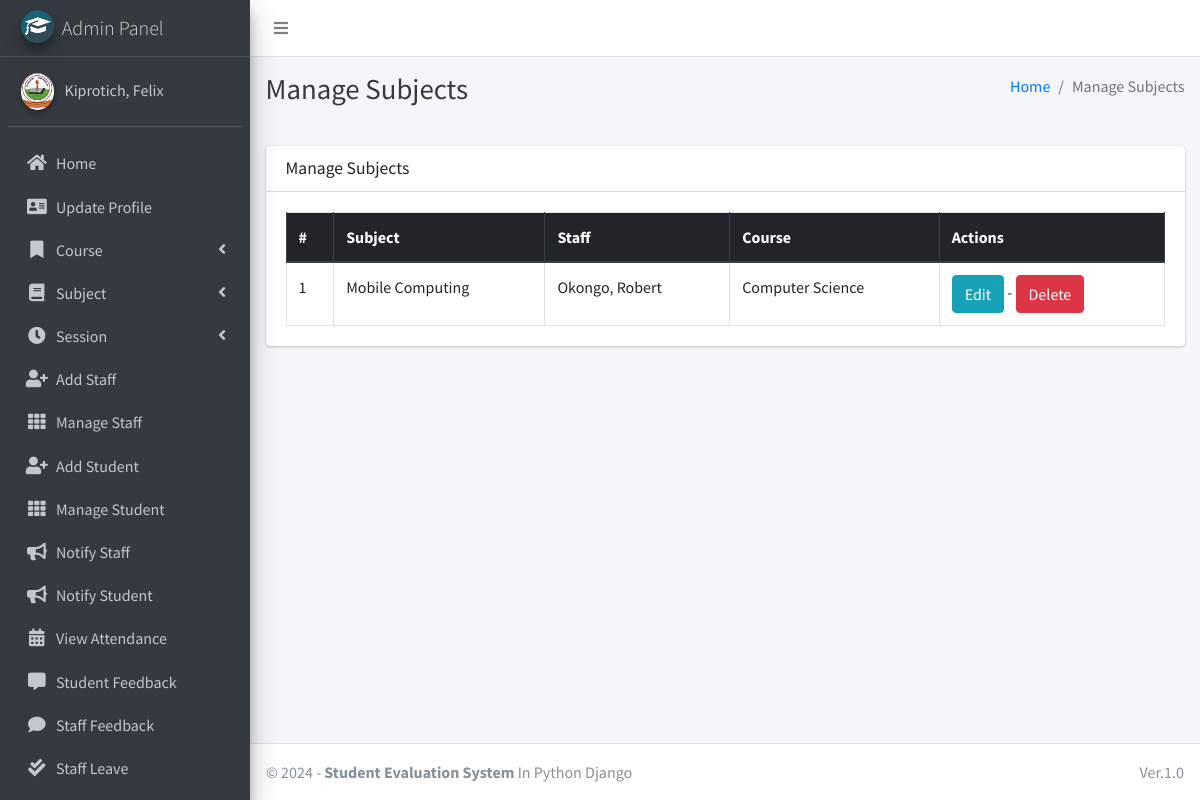
The app's page /subject/manage/ (signed in) with its own data.
### main_app/models.py (models this page shows, shortened)
class CustomUser(AbstractUser):
    USER_TYPE = ((1, "HOD"), (2, "Staff"), (3, "Student"))
    GENDER = [("M", "Male"), ("F", "Female")]
    username = None  # Removed username, using email instead
    email = models.EmailField(unique=True)
    user_type = models.CharField(default=1, choices=USER_TYPE, max_length=1)
    gender = models.CharField(max_length=1, choices=GENDER)
    profile_pic = models.ImageField()
    address = models.TextField()
    fcm_token = models.TextField(default="")  # For firebase notifications
    created_at = models.DateTimeField(auto_now_add=True)
    updated_at = models.DateTimeField(auto_now=True)
    USERNAME_FIELD = "email"
    REQUIRED_FIELDS = []
    objects = CustomUserManager()
    def __str__(self):
        return self.last_name + ", " + self.first_name

class Subject(models.Model):
    name = models.CharField(max_length=120)
    staff = models.ForeignKey(Staff,on_delete=models.CASCADE,)
    course = models.ForeignKey(Course, on_delete=models.CASCADE)
    updated_at = models.DateTimeField(auto_now=True)
    created_at = models.DateTimeField(auto_now_add=True)

class Staff(models.Model):
    course = models.ForeignKey(Course, on_delete=models.DO_NOTHING, null=True, blank=False)
    admin = models.OneToOneField(CustomUser, on_delete=models.CASCADE)

class Course(models.Model):
    name = models.CharField(max_length=120)
    created_at = models.DateTimeField(auto_now_add=True)
    updated_at = models.DateTimeField(auto_now=True)

### main_app/hod_views.py (the view)
# urls.py: path("subject/manage/", hod_views.manage_subject, name='manage_subject'),
def manage_subject(request):
    subjects = Subject.objects.all()
    context = {
        'subjects': subjects,
        'page_title': 'Manage Subjects'
    }
    return render(request, "hod_template/manage_subject.html", context)

### main_app/templates/hod_template/manage_subject.html
{% extends 'main_app/base.html' %}
{% load static %}
{% block page_title %}{{page_title}}{% endblock page_title %}
{% block content %}
<section class="content">
    <div class="container-fluid">
        <div class="row">
            <div class="col-md-12">
                <div class="card">
                    <div class="card-header">
                        <h3 class="card-title">{{page_title}}</h3>
                    </div>
                    <div class="card-body">
                        <table id="example2" class="table table-bordered table-hover">
                            <thead class="thead-dark">
                                <tr>
                                    <th>#</th>
                                    <th>Subject</th>
                                    <th>Staff</th>
                                    <th>Course</th>
                                    <th>Actions</th>
                                </tr>
                            </thead>
                            <tbody>
                                {% for subject in subjects %}
                                <tr>
                                    <td>{{ forloop.counter }}</td>
                                    <td>{{subject.name}}</td>
                                    <td>{{subject.staff.admin}}</td>
                                    <td>{{subject.course.name}}</td>
                                    <td>
                                        <a href="{% url 'edit_subject' subject.id %}" class="btn btn-info">Edit</a> -
                                        <a href="{% url 'delete_subject' subject.id %}" onclick="return confirm('Are you sure you want to delete this ?')" class="btn btn-danger">Delete</a>
                                    </td>
                                </tr>
                                {% endfor %}
                            </tbody>
                        </table>
                    </div>
                </div>
            </div>
        </div>
    </div>
</section>
{% endblock content %}

### main_app/templates/main_app/sidebar_template.html (shortened to what this page needs)
{% load static %}
<aside class="main-sidebar sidebar-dark-info elevation-4">
    {% if request.user.user_type == '1' %}
    <a href="{% url 'admin_home' %}" class="brand-link">
        <img src="{% static 'dist/img/cmsl.png' %} " alt="AdminLTE Logo"
            class="brand-image img-circle elevation-3" >
        <span class="brand-text font-weight-light">Admin Panel</span>
    </a>
    <div class="sidebar">
        <div class="user-panel mt-3 pb-3 mb-3 d-flex">
            <div class="image">
                <img src="{{ request.user.profile_pic}}" class="img-circle elevation-2" alt="User Image">
            </div>
            <div class="info">
                <a href="#" class="d-block">{{user}}</a>
            </div>
        </div>
        <nav class="mt-2">
            <ul class="nav nav-pills nav-sidebar flex-column" data-widget="treeview" role="menu" data-accordion="false">
                <li class="nav-item">
                    {% url 'admin_home' as admin_home %}
                    <a href="{{admin_home}}" class="nav-link {% if admin_home == request.path %} active {% endif %}">
                        <i class="nav-icon fas fa-home"></i>
                        <p>
                            Home
                        </p>
                    </a>
                </li>
                <li class="nav-item">
                    {% url 'admin_view_profile' as admin_view_profile %}
                    <a href="{{admin_view_profile}}"
                        class="nav-link {% if admin_view_profile == request.path %} active {% endif %}">
                        <i class="nav-icon fas fa-address-card"></i>
                        <p>
                            Update Profile
                        </p>
                    </a>
                </li>
                <li class="nav-item has-treeview">
                    <a href="#" class="nav-link">
                        <i class="nav-icon fas fa-bookmark"></i>
                        <p>
                            Course
                            <i class="fas fa-angle-left right"></i>
                        </p>
                    </a>
                </li>
                <li class="nav-item has-treeview">
                    <a href="#" class="nav-link">
                        <i class="nav-icon fas fa-book"></i>
                        <p>
                            Subject
                            <i class="fas fa-angle-left right"></i>
                        </p>
                    </a>
                </li>
                <li class="nav-item has-treeview">
                    <a href="#" class="nav-link">
                        <i class="nav-icon fas fa-clock"></i>
                        <p>
                            Session
                            <i class="fas fa-angle-left right"></i>
                        </p>
                    </a>
                </li>
                <li class="nav-item">
                    {% url 'add_staff' as add_staff %}
                    <a href="{{add_staff}}" class="nav-link {% if add_staff == request.path %} active {% endif %}">
                        <i class="nav-icon fas fa-user-plus"></i>
                        <p>
                            Add Staff
                        </p>
                    </a>
                </li>
                <li class="nav-item">
                    {% url 'manage_staff' as manage_staff %}
                    {% url 'edit_staff' staff_id as edit_staff %}
                    <a href="{{manage_staff}}"
                        class="nav-link {% if manage_staff == request.path or request.path == edit_staff %} active {% endif %}">
                        <i class="nav-icon fas fa-th"></i>
                        <p>
                            Manage Staff
                        </p>
                    </a>
                </li>
                <li class="nav-item">
                    {% url 'add_student' as add_student%}
                    <a href="{{add_student}}" class="nav-link  {% if add_student == request.path %} active {% endif %}">
                        <i class="nav-icon fas fa-user-plus"></i>
                        <p>
                            Add Student
                        </p>
                    </a>
                </li>
                <li class="nav-item">
                    {% url 'manage_student' as manage_student %}
                    {% url 'edit_student' student_id as edit_student %}
                    <a href="{{manage_student}}"
                        class="nav-link  {% if edit_student == request.path or manage_student == request.path %} active {% endif %}">
                        <i class="nav-icon fas fa-th"></i>
                        <p>
                            Manage Student
                        </p>
                    </a>
                </li>
                <li class="nav-item">
                    {% url 'admin_notify_staff' as admin_notify_staff %}
                    <a href="{{admin_notify_staff}}"
                        class="nav-link {% if admin_notify_staff == request.path %} active {% endif %}">
                        <i class="nav-icon fas fa-bullhorn"></i>
                        <p>
                            Notify Staff
                        </p>
                    </a>
                </li>
                <li class="nav-item">
                    {% url 'admin_notify_student' as admin_notify_student %}
                    <a href="{{admin_notify_student}}"
                        class="nav-link {% if admin_notify_student == request.path %} active {% endif %}">
                        <i class="nav-icon fas fa-bullhorn"></i>
                        <p>
                            Notify Student
                        </p>
                    </a>
                </li>
                <li class="nav-item">
                    {% url 'admin_view_attendance' as admin_view_attendance %}
                <li class="nav-item">
                    <a href="{{admin_view_attendance}}"
                        class="nav-link  {% if admin_view_attendance == request.path %} active {% endif %}">
                        <i class="nav-icon fas fa-calendar-alt"></i>
                        <p>
                            View Attendance
                        </p>
                    </a>
                </li>
                <li class="nav-item">
                    {% url 'student_feedback_message' as student_feedback_message %}
                    <a href="{{ student_feedback_message }}"
                        class="nav-link  {% if student_feedback_message == request.path %} active {% endif %}">
                        <i class="nav-icon fas fa-comment-alt"></i>
                        <p>
                            Student Feedback
                        </p>
                    </a>
                </li>
                <li class="nav-item">
                    {% url 'staff_feedback_message' as staff_feedback_message %}
                    <a href="{{staff_feedback_message}}"
                        class="nav-link   {% if staff_feedback_message == request.path %} active {% endif %}">
                        <i class="nav-icon fas fa-comment"></i>
                        <p>
                            Staff Feedback
                        </p>
                    </a>
                </li>
                <li class="nav-item">
                    {% url 'view_staff_leave' as view_staff_leave %}
                    <a href="{{view_staff_leave}}"
                        class="nav-link  {% if view_staff_leave == request.path %} active {% endif %}">
                        <i class="nav-icon fas fa-check-double"></i>
                        <p>
                            Staff Leave
                        </p>
                    </a>
                </li>
                <li class="nav-item">
                    {% url 'view_student_leave' as view_student_leave %}
                    <a href="{% url 'view_student_leave' %}"
                        class="nav-link  {% if view_student_leave == request.path %} active {% endif %}">
                    </a>
                </li>
                                        {% endif %}
                                    </ul>
                                </nav>
                            </div>
</aside>

### records on screen
CustomUser: user.profile_pic (picture), last_name+first_name "Kiprotich, Felix"
Subject: name "Mobile Computing", staff.admin "Okongo, Robert", course.name "Computer Science"

### other values on screen
{{ page_title }} "Manage Subjects"
